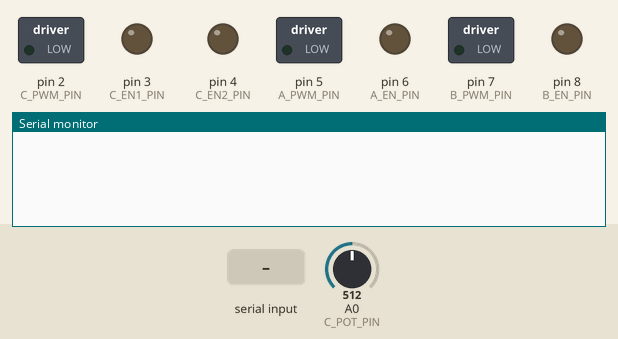
Simulated run of this sketch. Board: Arduino Leonardo, built for the host (arithmetic inside an expression is 32-bit, double 64-bit). Parts: switched loads named in the sketch (green lamp = pin HIGH), output pins drawn as LEDs (lit = HIGH), the last lines printed to the serial monitor. The test bench sets the inputs (shaded band); at power-on: A0 (C_POT_PIN) = 512. Pins used as bus, display or sensor lines are not drawn.

Above: at 1.2 s.
1.3 s: "<hello3>" received over Serial
At 1.8 s:
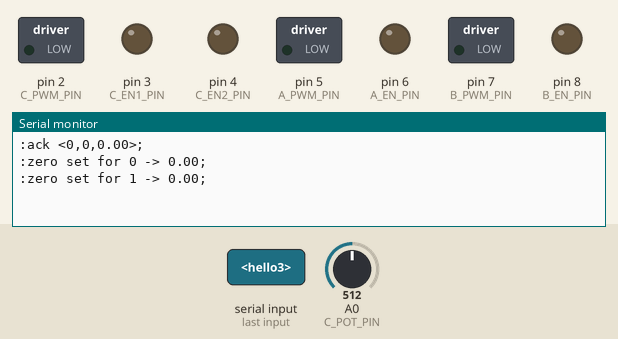
2.8 s: "<3>" received over Serial
At 3.9 s:
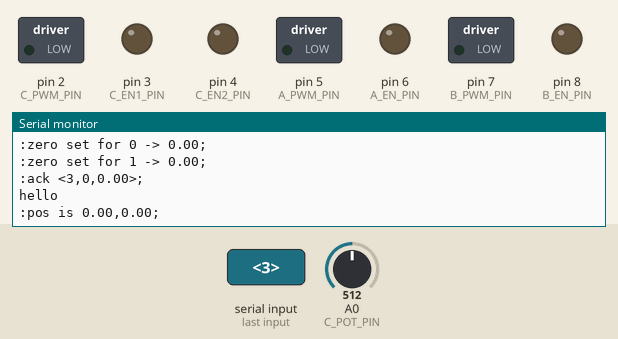
4.3 s: "<4>" received over Serial
At 5.0 s:
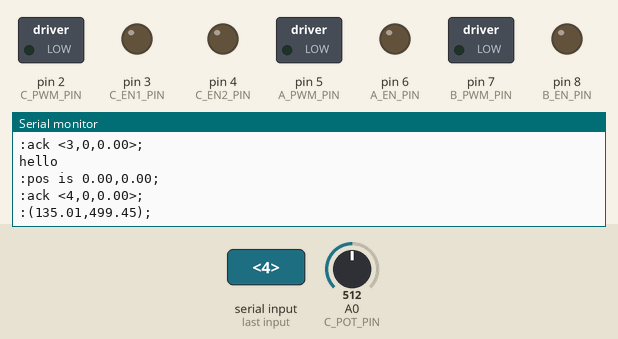

The sketch:

Programmev0.15_FixingArduinoCrash.ino
```cpp
// Program for each arduino of the SpaceDog Project from The SPACE by Andrea Ventura
// Each arduino control 1 leg
// The programm is the same for each leg, EXCEPT:
// !!!!!! Set the var r_dir to 0 for Front Left and Back Right leg (legs 0 and 3)
// !!!!!! and 1 for the Front Right and Back Left legs (legs 1 and 2)
// !!!!!! because of the way the encoders for angle mesurments are mounted

#include <SPI.h>
#include <avr/io.h>
#include <avr/interrupt.h>
#include <PID_v1.h>

//----------------leg----------------------------
#define A_PWM_PIN  5       // Speed of motor A and B in PWM units, value from 0 to 255
#define A_EN_PIN   6       // This sets the direction of motor A and B, set to HIGH for outward motion and LOW for inward motion
// Motor A is top motor B is botom
#define B_PWM_PIN  7
#define B_EN_PIN   8
//                                                                            EN1     EN2     OUT
#define C_PWM_PIN 2        // Motor C is shoulder                              0       0      Brake
#define C_EN1_PIN 3        // Different driver than A and B, 2 enable pins     0       1      Forward
#define C_EN2_PIN 4        // Follow this table for direction:                 1       0      Reverse
// (C_EN1 & 2 are reversed compared to datasheet)                              1       1      Float

//----------------Encoders / potentiometer-----------------------
#define A_CS_PIN 48 //Chip or Slave select Angle A
#define B_CS_PIN 46 //Chip or Slave select Angle B

#define C_POT_PIN A0  // feedback for shoulder

//---------------------------!!Direction setting!!-------------------
const bool r_dir = 0;  //set to 0 for FL leg and BR leg, 1 for FR leg and BL leg
//----------------Angles Mesurments and calculation variables--------

uint8_t temp[2]; // contains the MSB, LSB of the position

uint16_t ABSposition = 0;  //  stores the Absolute position to be read from the encoder

int motorPwmPinsArray[3] = {A_PWM_PIN, B_PWM_PIN, C_PWM_PIN};
int motorEnablePinsArray[2] = {A_EN_PIN, B_EN_PIN};
int encoderCSPinsArray[2] = {A_CS_PIN, B_CS_PIN};

unsigned long Dt = 0;
unsigned long Mt = 0;

bool flagZero = 0;


double legsAngles[2] = {0, 0};   // A, B
double shoulderPosition = 0; // feedback from shoulder potentiometer

double legsAnglesPrevious[2] = {0, 0};    // memory of previous angle value mesured
//double shoulderPreviousPosition = 0;

double legsAnglesZero[2] = {0, 0};
double shoulderZeroPosition = 0;

double anglesSetpointsArray[2] = {0, 0};
double shoulderSetpoint = 0;

double pwmValue[3] = {0, 0, 0};
int encoderNtours[2] = {0, 0};
int tryErrorAngle[2] = {0, 0};

int kP = 100;
int kP_Shoulder = 100;
//--------------------PID Lib variables--------------------------

PID myPIDmotorA(&legsAngles[0], &pwmValue[0], &anglesSetpointsArray[0], kP, 0, 0, r_dir); //r_dir=1 -> reversed, 0 -> direct
PID myPIDmotorB(&legsAngles[1], &pwmValue[1], &anglesSetpointsArray[1], kP, 0, 0, !r_dir); //the opposite

PID myPIDmotorC(&shoulderPosition, &pwmValue[2], &shoulderSetpoint, kP_Shoulder, 0, 0, DIRECT);

//---------------------------------------------------------------
//---------------data and transmissions variables----------------
int val1, val2;
double val3;

const byte numChars = 32;
char receivedChars[numChars];
char tempChars[numChars];        // temporary array for use by strtok() function

// variables to hold the parsed data
char messageFromPC[numChars] = {0};

boolean newData = false;
//---------------------------------------------------------------

void setup()
{
  // put your setup code here, to run once:
  pinMode(A_CS_PIN, OUTPUT); //Slaves encoders configuration
  pinMode(B_CS_PIN, OUTPUT);

  pinMode(A_PWM_PIN, OUTPUT);
  pinMode(A_EN_PIN, OUTPUT);
  pinMode(B_PWM_PIN, OUTPUT);
  pinMode(B_EN_PIN, OUTPUT);

  pinMode(C_PWM_PIN, OUTPUT);
  pinMode(C_EN1_PIN, OUTPUT);
  pinMode(C_EN2_PIN, OUTPUT);

  digitalWrite(A_CS_PIN, HIGH); //Slaves encoders de-selected
  digitalWrite(B_CS_PIN, HIGH);


  //------initialize Timer3 for measure and Timer4 for PID--------

  //visit http://www.engblaze.com/microcontroller-tutorial-avr-and-arduino-timer-interrupts/
  //for a great little tutorial about timer interrupts
  //most of the basic interupt routine used here comes from there


  cli();  // disable global interrupts

  TCCR1A = 0; // set entire TCCR3A register to 0
  TCCR1B = 0; // same for TCCR3B

  TCNT1 = 2500;            //offset the timer by 10ms
  // set compare match register to desired timer count:
  OCR1A = 5000;            //5000 for 20ms timer with 64 prescaler
  // turn on CTC mode:
  TCCR1B |= (1 << WGM12);
  // Set CS30 and 31 bit for 64 prescaler:
  TCCR1B |= (1 << CS10);
  TCCR1B |= (1 << CS11);
  // enable timer compare interrupt:
  TIMSK1 |= (1 << OCIE1A);

  //------------------------------------------------------------------

  TCCR4A = 0; // set entire TCCR4A register to 0
  TCCR4B = 0; // same for TCCR4B

  // set compare match register to desired timer count:
  OCR4A = 5000;            //5000 for 20ms timer with 64 prescaler
  // turn on CTC mode:
  TCCR4B |= (1 << WGM42);
  // Set CS40 and 41 bit for 64 prescaler:
  TCCR4B |= (1 << CS40);
  TCCR4B |= (1 << CS41);
  // enable timer compare interrupt:
  TIMSK4 |= (1 << OCIE4A);

  sei();  // enable global interrupts


  //--------------------End initialize Timer4--------------------------
  //----------Initialize SPI comm for encoders mesurments--------------
  SPI.begin();
  SPI.setBitOrder(MSBFIRST);
  SPI.setDataMode(SPI_MODE0);
  SPI.setClockDivider(SPI_CLOCK_DIV64);

  SPI.end();


  //---------------------------End SPI---------------------------------
  //-----------------------PID Library setup---------------------------

  myPIDmotorA.SetOutputLimits(-255, 255);
  myPIDmotorA.SetSampleTime(0);
  myPIDmotorB.SetOutputLimits(-255, 255);
  myPIDmotorB.SetSampleTime(0);
  myPIDmotorC.SetOutputLimits(-255, 255);
  myPIDmotorC.SetSampleTime(0);

  //-------------------------------------------------------------------
  Serial.begin(9600);
  Serial.flush();
}

ISR(TIMER1_COMPA_vect)  //function executed when timer3 interrupt
{ //Angular position mesurments
  getPosition(0);
  getPosition(1);
  getShoulderPosition();
}

ISR(TIMER4_COMPA_vect)  //function executed when timer4 interrupt
{ //PID computation
  //Serial.println("hello3");
  myPIDmotorA.Compute();
  moveMotor(0);
  myPIDmotorB.Compute();
  moveMotor(1);
  myPIDmotorC.Compute();
  moveShoulder(2);
}


double mapfloat(double x, double in_min, double in_max, double out_min, double out_max)
{
  return (x - in_min) * (out_max - out_min) / (in_max - in_min) + out_min;
}

uint8_t SPI_T (int index, uint8_t msg)    //Repetive SPI transmit sequence
{
  uint8_t msg_temp = 0;  //  variable to hold received data
  digitalWrite(encoderCSPinsArray[index], LOW); //  select spi device
  msg_temp = SPI.transfer(msg); // sends (receive) message to (from) the encoder #index
  digitalWrite(encoderCSPinsArray[index], HIGH); //  deselect spi device
  delayMicroseconds(5);   //delay here to prevent the AMT20 from having to prioritize SPI over obtaining our position
  return (msg_temp);    //return received byte
}

void getPosition(int index) {
  int tryAmount = 0;
  uint8_t received = 0xA5;    //just a temp variable that the encoder will send if he's not ready of there isn't any remaining data to be sent
  uint16_t ABSposition = 0;  //  stores the Absolute position to be read from the encoder

  SPI.begin();    //start transmition

  SPI_T(index, 0x10);  //issue read command to encoder #1
  received = SPI_T(index, 0x00);   //issue NOP to check if encoder is ready to send
  while (received != 0x10 and tryAmount++ < 5)    //loop while encoder is not ready to send
  {
    received = SPI_T(index, 0x00);   //check again if both encoders are still working
  }

  temp[0] = SPI_T(index, 0x00);   //Receive MSB
  temp[1] = SPI_T(index, 0x00);   //Receive LSB
  temp[0] &= ~ 0xF0;   //mask out the first 4 bits

  SPI.end();    //end transmition

  ABSposition = temp[0] << 8;    //shift MSB to correct ABSposition in ABSposition message
  ABSposition += temp[1];    // add LSB to ABSposition message to complete message

  legsAngles[index] = (ABSposition * 0.08789) + encoderNtours[index] * 360; // approx 360/4096
  //--------------Angle Roll-Over Managements-----------
  if (legsAnglesPrevious[index] - (encoderNtours[index] * 360) > 355 and legsAngles[index] - (encoderNtours[index] * 360) < 5) {
    legsAngles[index] += 360;
    encoderNtours[index] += 1;
  }
  else if (legsAnglesPrevious[index] - (encoderNtours[index] * 360) < 5 and legsAngles[index] - (encoderNtours[index] * 360) > 355) {
    legsAngles[index] -= 360;
    encoderNtours[index] -= 1;
  }
  legsAnglesPrevious[index] = legsAngles[index];
}

void MGD_calculation(){
  const double a = 443.77;
  const double b = 424.62;
  double a1, a2;
  double b1, b2;
  const double a_angle_offset = 53.38;
  const double b_angle_offset = 73.10;
  double a_angle, b_angle;
  double pos_x, pos_z;

  a_angle = (legsAngles[0]-legsAnglesZero[0])+a_angle_offset;
  a1 = sin(a_angle*PI/180)*a;
  a2 = cos(a_angle*PI/180)*a;

  b_angle = (legsAngles[1]-legsAnglesZero[1])+b_angle_offset;
  b1 = sin((b_angle-a_angle)*PI/180)*b;
  b2 = cos((b_angle-a_angle)*PI/180)*b;

  pos_x = -a2+b2;
  pos_z = a1+b1;

  Serial.println(":("+String(pos_x)+","+String(pos_z)+");");
}

void getShoulderPosition() {
  shoulderPosition = analogRead(C_POT_PIN);
}

void IncrSetPoint(int choiceMotor, double choiceAngle) {
  if (flagZero) {
    anglesSetpointsArray[choiceMotor] += choiceAngle;
  }
}

void abslSetPoint(int choiceMotor, double choiceAngle) {
  if (flagZero) {
    anglesSetpointsArray[choiceMotor] = legsAnglesZero[choiceMotor] + choiceAngle;
  }
}

void abslShoulderSetPoint(double choicePosition) {
  if (flagZero) {
    shoulderSetpoint = shoulderZeroPosition + choicePosition;
  }
}

void setZero() {
  for (int i = 0; i <= 1; i++) {
    getPosition(i);
    legsAnglesZero[i] = legsAngles[i];
    anglesSetpointsArray[i] = legsAngles[i];

    Serial.println(":zero set for "+String(i)+" -> "+String(legsAnglesZero[i])+";");
  }
  getShoulderPosition();
  shoulderZeroPosition = shoulderPosition;
  shoulderSetpoint = shoulderPosition;
  flagZero = 1;
  myPIDmotorA.SetMode(AUTOMATIC);
  myPIDmotorB.SetMode(AUTOMATIC);
  myPIDmotorC.SetMode(AUTOMATIC);
}

void moveMotor(int index) {   //apply the pwm calculated by the PID to the motor
  if (pwmValue[index] > 165) {
    digitalWrite(motorEnablePinsArray[index], 1);
    analogWrite(motorPwmPinsArray[index], pwmValue[index]);
  }
  else if (pwmValue[index] < -165) {
    digitalWrite(motorEnablePinsArray[index], 0);
    analogWrite(motorPwmPinsArray[index], -pwmValue[index]);
  }
  else {
    analogWrite(motorPwmPinsArray[index], 0);
  }
}

void moveShoulder(int index) {
  if (pwmValue[index] > 165) {
    digitalWrite(C_EN1_PIN, LOW);
    digitalWrite(C_EN2_PIN, HIGH);
    analogWrite(motorPwmPinsArray[index], pwmValue[index]);
  }
  else if (pwmValue[index] < -165) {
    digitalWrite(C_EN1_PIN, HIGH);
    digitalWrite(C_EN2_PIN, LOW);
    analogWrite(motorPwmPinsArray[index], -pwmValue[index]);
  }
  else {
    digitalWrite(C_EN1_PIN, 0);
    digitalWrite(C_EN2_PIN, 0);
    analogWrite(motorPwmPinsArray[index], 0);
  }
}

void recvWithStartEndMarkers() {
  static boolean recvInProgress = false;
  static byte ndx = 0;
  char startMarker = '<';
  char endMarker = '>';
  char rc;

  if(Serial.available() > 0) {
    rc = Serial.read();
    if (rc == endMarker) {
      recvInProgress = false;
      newData = true;
      receivedChars[ndx] = 0;
      parseData();
    }

    if(recvInProgress) {
      receivedChars[ndx] = rc;
      ndx ++;
      if (ndx == numChars) {
        ndx = numChars - 1;
      }
    }

    if (rc == startMarker) {
      ndx = 0;
      recvInProgress = true;
    }
  }
}

void parseData() {
  // split the data into its parts
  char * strtokIndx; // this is used by strtok() as an index

  strtokIndx = strtok(tempChars, ",");
  val1 = atoi(strtokIndx);             // convert this part to an integer,
  //can be to a float too with atof?
  strtokIndx = strtok(NULL, ",");
  val2 = atoi(strtokIndx);

  strtokIndx = strtok(NULL, ",");
  val3 = atof(strtokIndx);             // convert this part to a float
}

void interpretData() {
  transmission(0);
  if (val1 == 0) {
    setZero();
  }
  else if (val1 == 1) {
    IncrSetPoint(val2, val3);
  }
  else if (val1 == 2) {
    if (val2 < 2) {
      abslSetPoint(val2, val3);
    }
    else if (val2 == 2) {
      abslShoulderSetPoint(val3);
    }
  }
  else if (val1 == 3) {
    transmission(1);
  }
  else if (val1 == 4) {
    MGD_calculation();
  }
}

void reception() {
  recvWithStartEndMarkers();
  if (newData == true) {
    strcpy(tempChars, receivedChars); //copy to protect original data
    parseData();
    interpretData();
    newData = false;
  }
}

void transmission(int flag) {
  char  buff[40]="";
  if (flag == 0) {
    char  s0[20];
    dtostrf(val3, 4, 2, s0);
    sprintf(buff, ":ack <%d,%d,%s>;", val1, val2, s0);
    Serial.flush();
    Serial.println(buff);
  }
  else if (flag == 1) {
    char  s0[10];
    char  s1[10];
    Serial.println("hello");
    dtostrf(legsAngles[0], 4, 2, s0);
    dtostrf(legsAngles[1], 4, 2, s1);
    sprintf(buff, ":pos is %s,%s;", s0, s1);
    Serial.flush();
    Serial.println(buff);
  }
}

void loop() {
  reception();
}
```

Measured:
- after the input at 1.3 s, the serial monitor: prints a new line at once (image 1)
- after the input at 2.8 s, the serial monitor: prints a new line at once (image 2)
- after the input at 4.3 s, the serial monitor: prints a new line at once (image 3)
